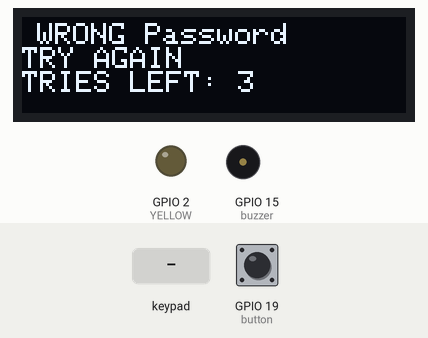
A sketch run on a simulated ESP32. On the bench: 128×32 one-colour display, output pins drawn as LEDs (lit = HIGH), buzzer (waves = sounding, pin HIGH). Inputs (shaded band) come from the test bench; at power-on: GPIO 19 (button) HIGH. What the sketch prints to the serial monitor is not drawn.

Above: at 1.8 s.
1.9 s: key '1' pressed
At 5.8 s:
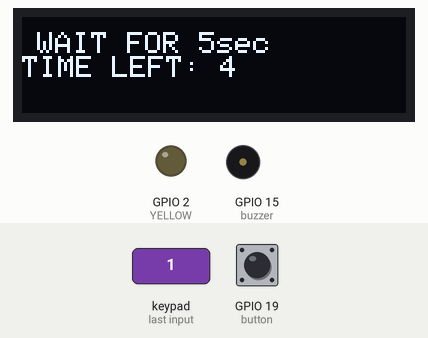
8.6 s: keypad keys 1 2 3 4 A pressed 1.5 s apart
At 24.1 s:
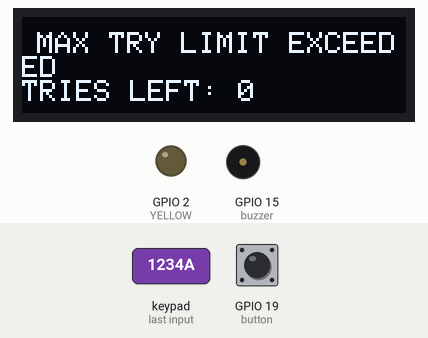
Timing chart, 0 to 25.6 s (numbered marks = the images above; inputs shaded):
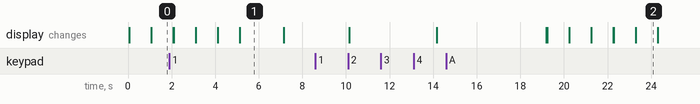

Measured:
- what the display in image 1 shows lasts 2.0 s, from 5.1 s to 7.1 s
- what the display in image 2 shows lasts 1.0 s, from 23.3 s to 24.3 s

The sketch:

keypadpasword.ino
```cpp
#include <Keypad.h>
#include<Adafruit_GFX.h>
#include<Adafruit_SSD1306.h>
#include<Wire.h>
#define buzzer 15
#define button 19
#define SCREEN_WIDTH 128
#define SCREEN_HEIGHT 32
#define YELLOW 2
#define RED 5
#define BLUE 18
#define time 5
Adafruit_SSD1306 display(SCREEN_WIDTH,SCREEN_HEIGHT,&Wire);
char keys[4][4] = {
  {'1','2','3','A'},
  {'4','5','6','B'},
  {'7','8','9','C'},
  {'*','0','#','D'}
};

byte rowPins[4] = {13, 12, 14, 27};
byte colPins[4] = {26, 25, 33, 32};

Keypad keypad = Keypad(
  makeKeymap(keys),
  rowPins,
  colPins,
  4,
  4
);

String pass = "";
int no_ofchar = 0;
char key ;
void setup() {
  Serial.begin(115200);

  pinMode(2, OUTPUT);
  pinMode(buzzer,OUTPUT); // ESP32 onboard LED
  digitalWrite(2, LOW);
  Wire.begin();
  display.begin(SSD1306_SWITCHCAPVCC,0x3C);
  display.clearDisplay();
  display.display();
  pinMode(button,INPUT_PULLUP);
}
int no_oftry=0;
int i=1,t=0;
void loop() {


  display.setTextSize(1);
  display.setTextColor(WHITE);


  if(t==0){

    if (key= keypad.getKey()) {

    Serial.print("Pressed: ");
    Serial.println(key);
    display.setCursor(5,5);
   display.print("PRESSED: ");
   display.println(key);

    pass = pass + key;   // add only when key pressed

    display.print("String is: ");
    display.println(pass);
    display.display();
   display.clearDisplay();
  }
    if(digitalRead(button)==HIGH)
    {
      Serial.print("String is: ");
      Serial.println(pass);

       no_oftry++;
      if(pass == "1234A")
      {
        display.setCursor(5,5);
        display.println("Correct Password");
        Serial.println("Correct Password");
        display.display();
        digitalWrite(RED, LOW);
        digitalWrite(YELLOW, HIGH);

        tone(buzzer,1000);
        delay(200);
        tone(buzzer,1500);
        delay(200);
        tone(buzzer,2000);
        delay(200);

       noTone(buzzer);

       delay(5000);

        digitalWrite(YELLOW, LOW);
        digitalWrite(RED, HIGH);


        digitalWrite(2, HIGH);
        delay(1000);
        digitalWrite(2, LOW);
        no_oftry=0;
      }
      else
      {
        if(no_oftry==5)
       {
        t=1;
        digitalWrite(buzzer,HIGH);
       // delay(5000);
        digitalWrite(buzzer,LOW);
        display.setCursor(5,5);
        Serial.println("MAX TRY LIMIT EXCEEDED");
        display.println("MAX TRY LIMIT EXCEEDED");
        display.println("TRIES LEFT: 0");
        display.display();


      }
        else
      {

        display.setCursor(5,2);
        display.println("WRONG Password");
        display.println("TRY AGAIN");
        display.print("TRIES LEFT: ");
        display.println(5-no_oftry);

        display.display();
        delay(1000);
        Serial.println("Wrong Password");

      }


       }
      pass = "";
      no_ofchar = 0;

    }
  }
  else if(t==1)
  {
    if(no_oftry==5)
  {
    if(i<=5)
   {
    display.setCursor(5,5);
    display.println("WAIT FOR 5sec");
    display.print("TIME LEFT: ");
    delay(1000*i);
    display.println(time-i);
    display.display();
    i++;
    }
    else{

    t=0;
    no_oftry=0;i=1;
     display.setCursor(5,5);
    display.println("TRY AGAIN");


    display.display();
    }


  }
  }
   display.clearDisplay();
}
```
